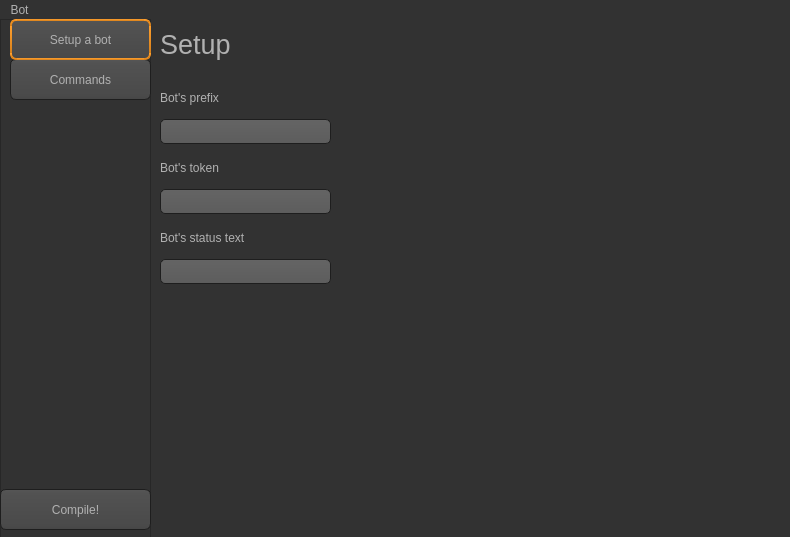
<?xml version="1.0" encoding="UTF-8"?>
<ui version="4.0">
 <class>MainWindow</class>
 <widget class="QMainWindow" name="MainWindow">
  <property name="geometry">
   <rect>
    <x>0</x>
    <y>0</y>
    <width>790</width>
    <height>537</height>
   </rect>
  </property>
  <property name="minimumSize">
   <size>
    <width>790</width>
    <height>537</height>
   </size>
  </property>
  <property name="maximumSize">
   <size>
    <width>790</width>
    <height>537</height>
   </size>
  </property>
  <property name="windowTitle">
   <string>Discord bot maker</string>
  </property>
  <property name="styleSheet">
   <string notr="true">QToolTip
{
     border: 1px solid black;
     background-color: #ffa02f;
     padding: 1px;
     border-radius: 3px;
     opacity: 100;
}

QWidget
{
    color: #b1b1b1;
    background-color: #323232;
}

QTreeView, QListView
{
    background-color: silver;
    margin-left: 5px;
}

QWidget:item:hover
{
    background-color: QLinearGradient( x1: 0, y1: 0, x2: 0, y2: 1, stop: 0 #ffa02f, stop: 1 #ca0619);
    color: #000000;
}

QWidget:item:selected
{
    background-color: QLinearGradient( x1: 0, y1: 0, x2: 0, y2: 1, stop: 0 #ffa02f, stop: 1 #d7801a);
}

QMenuBar::item
{
    background: transparent;
}

QMenuBar::item:selected
{
    background: transparent;
    border: 1px solid #ffaa00;
}

QMenuBar::item:pressed
{
    background: #444;
    border: 1px solid #000;
    background-color: QLinearGradient(
        x1:0, y1:0,
        x2:0, y2:1,
        stop:1 #212121,
        stop:0.4 #343434/*,
        stop:0.2 #343434,
        stop:0.1 #ffaa00*/
    );
    margin-bottom:-1px;
    padding-bottom:1px;
}

QMenu
{
    border: 1px solid #000;
}

QMenu::item
{
    padding: 2px 20px 2px 20px;
}

QMenu::item:selected
{
    color: #000000;
}

QWidget:disabled
{
    color: #808080;
    background-color: #323232;
}

QAbstractItemView
{
    background-color: QLinearGradient( x1: 0, y1: 0, x2: 0, y2: 1, stop: 0 #4d4d4d, stop: 0.1 #646464, stop: 1 #5d5d5d);
}

QWidget:focus
{
    /*border: 1px solid darkgray;*/
}

QLineEdit
{
    background-color: QLinearGradient( x1: 0, y1: 0, x2: 0, y2: 1, stop: 0 #4d4d4d, stop: 0 #646464, stop: 1 #5d5d5d);
    padding: 1px;
    border-style: solid;
    border: 1px solid #1e1e1e;
    border-radius: 5;
}

QPushButton
{
    color: #b1b1b1;
    background-color: QLinearGradient( x1: 0, y1: 0, x2: 0, y2: 1, stop: 0 #565656, stop: 0.1 #525252, stop: 0.5 #4e4e4e, stop: 0.9 #4a4a4a, stop: 1 #464646);
    border-width: 1px;
    border-color: #1e1e1e;
    border-style: solid;
    border-radius: 6;
    padding: 3px;
    font-size: 12px;
    padding-left: 5px;
    padding-right: 5px;
    min-width: 40px;
}

QPushButton:pressed
{
    background-color: QLinearGradient( x1: 0, y1: 0, x2: 0, y2: 1, stop: 0 #2d2d2d, stop: 0.1 #2b2b2b, stop: 0.5 #292929, stop: 0.9 #282828, stop: 1 #252525);
}

QPushButton:checked
{
    border: 2px solid QLinearGradient( x1: 0, y1: 0, x2: 0, y2: 1, stop: 0 #ffa02f, stop: 1 #d7801a);
}

QComboBox
{
    selection-background-color: #ffaa00;
    background-color: QLinearGradient( x1: 0, y1: 0, x2: 0, y2: 1, stop: 0 #565656, stop: 0.1 #525252, stop: 0.5 #4e4e4e, stop: 0.9 #4a4a4a, stop: 1 #464646);
    border-style: solid;
    border: 1px solid #1e1e1e;
    border-radius: 5;
}

QComboBox:hover,QPushButton:hover
{
    border: 2px solid QLinearGradient( x1: 0, y1: 0, x2: 0, y2: 1, stop: 0 #ffa02f, stop: 1 #d7801a);
}


QComboBox:on
{
    padding-top: 3px;
    padding-left: 4px;
    background-color: QLinearGradient( x1: 0, y1: 0, x2: 0, y2: 1, stop: 0 #2d2d2d, stop: 0.1 #2b2b2b, stop: 0.5 #292929, stop: 0.9 #282828, stop: 1 #252525);
    selection-background-color: #ffaa00;
}

QComboBox QAbstractItemView
{
    border: 2px solid darkgray;
    selection-background-color: QLinearGradient( x1: 0, y1: 0, x2: 0, y2: 1, stop: 0 #ffa02f, stop: 1 #d7801a);
}

QComboBox::drop-down
{
     subcontrol-origin: padding;
     subcontrol-position: top right;
     width: 15px;

     border-left-width: 0px;
     border-left-color: darkgray;
     border-left-style: solid; /* just a single line */
     border-top-right-radius: 3px; /* same radius as the QComboBox */
     border-bottom-right-radius: 3px;
 }

QComboBox::down-arrow
{
     image: url(:/dark_orange/img/down_arrow.png);
}

QGroupBox
{
    border: 1px solid darkgray;
    margin-top: 10px;
}

QGroupBox:focus
{
    border: 1px solid darkgray;
}

QTextEdit:focus
{
    border: 1px solid darkgray;
}

QScrollBar:horizontal {
     border: 1px solid #222222;
     background: QLinearGradient( x1: 0, y1: 0, x2: 0, y2: 1, stop: 0.0 #121212, stop: 0.2 #282828, stop: 1 #484848);
     height: 7px;
     margin: 0px 16px 0 16px;
}

QScrollBar::handle:horizontal
{
      background: QLinearGradient( x1: 0, y1: 0, x2: 1, y2: 0, stop: 0 #ffa02f, stop: 0.5 #d7801a, stop: 1 #ffa02f);
      min-height: 20px;
      border-radius: 2px;
}

QScrollBar::add-line:horizontal {
      border: 1px solid #1b1b19;
      border-radius: 2px;
      background: QLinearGradient( x1: 0, y1: 0, x2: 1, y2: 0, stop: 0 #ffa02f, stop: 1 #d7801a);
      width: 14px;
      subcontrol-position: right;
      subcontrol-origin: margin;
}

QScrollBar::sub-line:horizontal {
      border: 1px solid #1b1b19;
      border-radius: 2px;
      background: QLinearGradient( x1: 0, y1: 0, x2: 1, y2: 0, stop: 0 #ffa02f, stop: 1 #d7801a);
      width: 14px;
     subcontrol-position: left;
     subcontrol-origin: margin;
}

QScrollBar::right-arrow:horizontal, QScrollBar::left-arrow:horizontal
{
      border: 1px solid black;
      width: 1px;
      height: 1px;
      background: white;
}

QScrollBar::add-page:horizontal, QScrollBar::sub-page:horizontal
{
      background: none;
}

QScrollBar:vertical
{
      background: QLinearGradient( x1: 0, y1: 0, x2: 1, y2: 0, stop: 0.0 #121212, stop: 0.2 #282828, stop: 1 #484848);
      width: 7px;
      margin: 16px 0 16px 0;
      border: 1px solid #222222;
}

QScrollBar::handle:vertical
{
      background: QLinearGradient( x1: 0, y1: 0, x2: 0, y2: 1, stop: 0 #ffa02f, stop: 0.5 #d7801a, stop: 1 #ffa02f);
      min-height: 20px;
      border-radius: 2px;
}

QScrollBar::add-line:vertical
{
      border: 1px solid #1b1b19;
      border-radius: 2px;
      background: QLinearGradient( x1: 0, y1: 0, x2: 0, y2: 1, stop: 0 #ffa02f, stop: 1 #d7801a);
      height: 14px;
      subcontrol-position: bottom;
      subcontrol-origin: margin;
}

QScrollBar::sub-line:vertical
{
      border: 1px solid #1b1b19;
      border-radius: 2px;
      background: QLinearGradient( x1: 0, y1: 0, x2: 0, y2: 1, stop: 0 #d7801a, stop: 1 #ffa02f);
      height: 14px;
      subcontrol-position: top;
      subcontrol-origin: margin;
}

QScrollBar::up-arrow:vertical, QScrollBar::down-arrow:vertical
{
      border: 1px solid black;
      width: 1px;
      height: 1px;
      background: white;
}


QScrollBar::add-page:vertical, QScrollBar::sub-page:vertical
{
      background: none;
}

QTextEdit
{
    background-color: #242424;
}

QPlainTextEdit
{
    background-color: #242424;
}

QHeaderView::section
{
    background-color: QLinearGradient(x1:0, y1:0, x2:0, y2:1, stop:0 #616161, stop: 0.5 #505050, stop: 0.6 #434343, stop:1 #656565);
    color: white;
    padding-left: 4px;
    border: 1px solid #6c6c6c;
}

QCheckBox:disabled
{
color: #414141;
}

QDockWidget::title
{
    text-align: center;
    spacing: 3px; /* spacing between items in the tool bar */
    background-color: QLinearGradient(x1:0, y1:0, x2:0, y2:1, stop:0 #323232, stop: 0.5 #242424, stop:1 #323232);
}

QDockWidget::close-button, QDockWidget::float-button
{
    text-align: center;
    spacing: 1px; /* spacing between items in the tool bar */
    background-color: QLinearGradient(x1:0, y1:0, x2:0, y2:1, stop:0 #323232, stop: 0.5 #242424, stop:1 #323232);
}

QDockWidget::close-button:hover, QDockWidget::float-button:hover
{
    background: #242424;
}

QDockWidget::close-button:pressed, QDockWidget::float-button:pressed
{
    padding: 1px -1px -1px 1px;
}

QMainWindow::separator
{
    background-color: QLinearGradient(x1:0, y1:0, x2:0, y2:1, stop:0 #161616, stop: 0.5 #151515, stop: 0.6 #212121, stop:1 #343434);
    color: white;
    padding-left: 4px;
    border: 1px solid #4c4c4c;
    spacing: 3px; /* spacing between items in the tool bar */
}

QMainWindow::separator:hover
{

    background-color: QLinearGradient(x1:0, y1:0, x2:0, y2:1, stop:0 #d7801a, stop:0.5 #b56c17 stop:1 #ffa02f);
    color: white;
    padding-left: 4px;
    border: 1px solid #6c6c6c;
    spacing: 3px; /* spacing between items in the tool bar */
}

QToolBar::handle
{
     spacing: 3px; /* spacing between items in the tool bar */
     background: url(:/dark_orange/img/handle.png);
}

QMenu::separator
{
    height: 2px;
    background-color: QLinearGradient(x1:0, y1:0, x2:0, y2:1, stop:0 #161616, stop: 0.5 #151515, stop: 0.6 #212121, stop:1 #343434);
    color: white;
    padding-left: 4px;
    margin-left: 10px;
    margin-right: 5px;
}

QProgressBar
{
    border: 2px solid grey;
    border-radius: 5px;
    text-align: center;
}

QProgressBar::chunk
{
    background-color: #d7801a;
    width: 2.15px;
    margin: 0.5px;
}

QTabBar::tab {
    color: #b1b1b1;
    border: 1px solid #444;
    border-bottom-style: none;
    background-color: #323232;
    padding-left: 10px;
    padding-right: 10px;
    padding-top: 3px;
    padding-bottom: 2px;
    margin-right: -1px;
}

QTabWidget::pane {
    border: 1px solid #444;
    top: 1px;
}

QTabBar::tab:last
{
    margin-right: 0; /* the last selected tab has nothing to overlap with on the right */
    border-top-right-radius: 3px;
}

QTabBar::tab:first:!selected
{
 margin-left: 0px; /* the last selected tab has nothing to overlap with on the right */


    border-top-left-radius: 3px;
}

QTabBar::tab:!selected
{
    color: #b1b1b1;
    border-bottom-style: solid;
    margin-top: 3px;
    background-color: QLinearGradient(x1:0, y1:0, x2:0, y2:1, stop:1 #212121, stop:.4 #343434);
}

QTabBar::tab:selected
{
    border-top-left-radius: 3px;
    border-top-right-radius: 3px;
    margin-bottom: 0px;
}

QTabBar::tab:!selected:hover
{
    /*border-top: 2px solid #ffaa00;
    padding-bottom: 3px;*/
    border-top-left-radius: 3px;
    border-top-right-radius: 3px;
    background-color: QLinearGradient(x1:0, y1:0, x2:0, y2:1, stop:1 #212121, stop:0.4 #343434, stop:0.2 #343434, stop:0.1 #ffaa00);
}

QRadioButton::indicator:checked, QRadioButton::indicator:unchecked{
    color: #b1b1b1;
    background-color: #323232;
    border: 1px solid #b1b1b1;
    border-radius: 6px;
}

QRadioButton::indicator:checked
{
    background-color: qradialgradient(
        cx: 0.5, cy: 0.5,
        fx: 0.5, fy: 0.5,
        radius: 1.0,
        stop: 0.25 #ffaa00,
        stop: 0.3 #323232
    );
}

QCheckBox::indicator{
    color: #b1b1b1;
    background-color: #323232;
    border: 1px solid #b1b1b1;
    width: 9px;
    height: 9px;
}

QRadioButton::indicator
{
    border-radius: 6px;
}

QRadioButton::indicator:hover, QCheckBox::indicator:hover
{
    border: 1px solid #ffaa00;
}

QCheckBox::indicator:checked
{
    image:url(:/dark_orange/img/checkbox.png);
}

QCheckBox::indicator:disabled, QRadioButton::indicator:disabled
{
    border: 1px solid #444;
}


QSlider::groove:horizontal {
    border: 1px solid #3A3939;
    height: 8px;
    background: #201F1F;
    margin: 2px 0;
    border-radius: 2px;
}

QSlider::handle:horizontal {
    background: QLinearGradient( x1: 0, y1: 0, x2: 0, y2: 1,
      stop: 0.0 silver, stop: 0.2 #a8a8a8, stop: 1 #727272);
    border: 1px solid #3A3939;
    width: 14px;
    height: 14px;
    margin: -4px 0;
    border-radius: 2px;
}

QSlider::groove:vertical {
    border: 1px solid #3A3939;
    width: 8px;
    background: #201F1F;
    margin: 0 0px;
    border-radius: 2px;
}

QSlider::handle:vertical {
    background: QLinearGradient( x1: 0, y1: 0, x2: 0, y2: 1, stop: 0.0 silver,
      stop: 0.2 #a8a8a8, stop: 1 #727272);
    border: 1px solid #3A3939;
    width: 14px;
    height: 14px;
    margin: 0 -4px;
    border-radius: 2px;
}

QAbstractSpinBox {
    padding-top: 2px;
    padding-bottom: 2px;
    border: 1px solid darkgray;

    border-radius: 2px;
    min-width: 50px;
}</string>
  </property>
  <widget class="QWidget" name="centralwidget">
   <widget class="QStackedWidget" name="stackedWidget">
    <property name="geometry">
     <rect>
      <x>150</x>
      <y>0</y>
      <width>641</width>
      <height>551</height>
     </rect>
    </property>
    <property name="styleSheet">
     <string notr="true"/>
    </property>
    <widget class="QWidget" name="setup">
     <widget class="QLabel" name="label">
      <property name="geometry">
       <rect>
        <x>10</x>
        <y>10</y>
        <width>81</width>
        <height>31</height>
       </rect>
      </property>
      <property name="font">
       <font>
        <pointsize>20</pointsize>
       </font>
      </property>
      <property name="text">
       <string>Setup</string>
      </property>
     </widget>
     <widget class="QLineEdit" name="prefixLineEdit">
      <property name="geometry">
       <rect>
        <x>10</x>
        <y>100</y>
        <width>171</width>
        <height>25</height>
       </rect>
      </property>
      <property name="styleSheet">
       <string notr="true"/>
      </property>
      <property name="inputMask">
       <string/>
      </property>
      <property name="text">
       <string/>
      </property>
      <property name="maxLength">
       <number>32767</number>
      </property>
     </widget>
     <widget class="QLabel" name="label_2">
      <property name="geometry">
       <rect>
        <x>10</x>
        <y>70</y>
        <width>91</width>
        <height>17</height>
       </rect>
      </property>
      <property name="text">
       <string>Bot's prefix</string>
      </property>
     </widget>
     <widget class="QLineEdit" name="tokenLineEdit">
      <property name="geometry">
       <rect>
        <x>10</x>
        <y>170</y>
        <width>171</width>
        <height>25</height>
       </rect>
      </property>
      <property name="styleSheet">
       <string notr="true"/>
      </property>
      <property name="inputMask">
       <string/>
      </property>
      <property name="text">
       <string/>
      </property>
      <property name="maxLength">
       <number>32767</number>
      </property>
     </widget>
     <widget class="QLabel" name="label_3">
      <property name="geometry">
       <rect>
        <x>10</x>
        <y>140</y>
        <width>91</width>
        <height>17</height>
       </rect>
      </property>
      <property name="text">
       <string>Bot's token</string>
      </property>
     </widget>
     <widget class="QLabel" name="label_4">
      <property name="geometry">
       <rect>
        <x>10</x>
        <y>210</y>
        <width>121</width>
        <height>17</height>
       </rect>
      </property>
      <property name="text">
       <string>Bot's status text</string>
      </property>
     </widget>
     <widget class="QLineEdit" name="statusLineEdit">
      <property name="geometry">
       <rect>
        <x>10</x>
        <y>240</y>
        <width>171</width>
        <height>25</height>
       </rect>
      </property>
      <property name="styleSheet">
       <string notr="true"/>
      </property>
      <property name="inputMask">
       <string/>
      </property>
      <property name="text">
       <string/>
      </property>
      <property name="maxLength">
       <number>32767</number>
      </property>
     </widget>
    </widget>
    <widget class="QWidget" name="commands">
     <widget class="QLabel" name="label_5">
      <property name="geometry">
       <rect>
        <x>10</x>
        <y>10</y>
        <width>141</width>
        <height>31</height>
       </rect>
      </property>
      <property name="font">
       <font>
        <pointsize>20</pointsize>
       </font>
      </property>
      <property name="text">
       <string>Commands</string>
      </property>
     </widget>
     <widget class="QListWidget" name="commandsList">
      <property name="geometry">
       <rect>
        <x>10</x>
        <y>50</y>
        <width>611</width>
        <height>401</height>
       </rect>
      </property>
      <property name="styleSheet">
       <string notr="true"/>
      </property>
     </widget>
     <widget class="QPushButton" name="addCommand">
      <property name="geometry">
       <rect>
        <x>10</x>
        <y>450</y>
        <width>31</width>
        <height>25</height>
       </rect>
      </property>
      <property name="minimumSize">
       <size>
        <width>0</width>
        <height>0</height>
       </size>
      </property>
      <property name="font">
       <font>
        <pointsize>-1</pointsize>
       </font>
      </property>
      <property name="styleSheet">
       <string notr="true"/>
      </property>
      <property name="text">
       <string>+</string>
      </property>
     </widget>
     <widget class="QPushButton" name="removeCommand">
      <property name="geometry">
       <rect>
        <x>40</x>
        <y>450</y>
        <width>31</width>
        <height>25</height>
       </rect>
      </property>
      <property name="minimumSize">
       <size>
        <width>0</width>
        <height>0</height>
       </size>
      </property>
      <property name="font">
       <font>
        <pointsize>-1</pointsize>
       </font>
      </property>
      <property name="styleSheet">
       <string notr="true"/>
      </property>
      <property name="text">
       <string>-</string>
      </property>
     </widget>
    </widget>
   </widget>
   <widget class="QFrame" name="sidebar">
    <property name="geometry">
     <rect>
      <x>0</x>
      <y>0</y>
      <width>151</width>
      <height>551</height>
     </rect>
    </property>
    <property name="styleSheet">
     <string notr="true"/>
    </property>
    <property name="frameShape">
     <enum>QFrame::StyledPanel</enum>
    </property>
    <property name="frameShadow">
     <enum>QFrame::Raised</enum>
    </property>
    <widget class="QPushButton" name="commandsBtn">
     <property name="geometry">
      <rect>
       <x>10</x>
       <y>40</y>
       <width>141</width>
       <height>41</height>
      </rect>
     </property>
     <property name="styleSheet">
      <string notr="true"/>
     </property>
     <property name="text">
      <string>Commands</string>
     </property>
     <property name="checkable">
      <bool>true</bool>
     </property>
    </widget>
    <widget class="QPushButton" name="setupBtn">
     <property name="geometry">
      <rect>
       <x>10</x>
       <y>0</y>
       <width>141</width>
       <height>41</height>
      </rect>
     </property>
     <property name="styleSheet">
      <string notr="true"/>
     </property>
     <property name="text">
      <string>Setup a bot</string>
     </property>
     <property name="checkable">
      <bool>true</bool>
     </property>
     <property name="checked">
      <bool>true</bool>
     </property>
     <property name="default">
      <bool>false</bool>
     </property>
     <property name="flat">
      <bool>false</bool>
     </property>
    </widget>
    <widget class="QPushButton" name="compileBtn">
     <property name="geometry">
      <rect>
       <x>0</x>
       <y>470</y>
       <width>151</width>
       <height>41</height>
      </rect>
     </property>
     <property name="styleSheet">
      <string notr="true"/>
     </property>
     <property name="text">
      <string>Compile!</string>
     </property>
     <property name="checkable">
      <bool>false</bool>
     </property>
    </widget>
   </widget>
  </widget>
  <widget class="QMenuBar" name="menubar">
   <property name="geometry">
    <rect>
     <x>0</x>
     <y>0</y>
     <width>790</width>
     <height>22</height>
    </rect>
   </property>
   <widget class="QMenu" name="menuBot">
    <property name="title">
     <string>Bot</string>
    </property>
    <addaction name="actionSave"/>
    <addaction name="actionLoad"/>
   </widget>
   <addaction name="menuBot"/>
  </widget>
  <action name="actionSave">
   <property name="text">
    <string>Save</string>
   </property>
  </action>
  <action name="actionLoad">
   <property name="text">
    <string>Load</string>
   </property>
  </action>
 </widget>
 <resources/>
 <connections/>
</ui>
